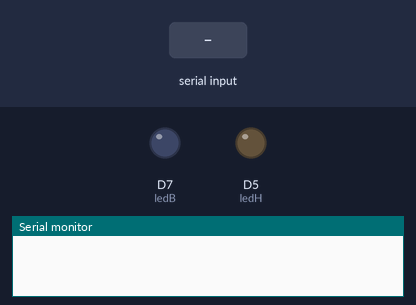
Bench run of a sketch on a simulated ESP8266 (NodeMCU). Shown: output pins drawn as LEDs (lit = HIGH), the last lines printed to the serial monitor. Dashed ring = blinking. Inputs (shaded band) come from the test bench.

Above: at 1.2 s.
1.3 s: "A" received over Serial
At 3.0 s:
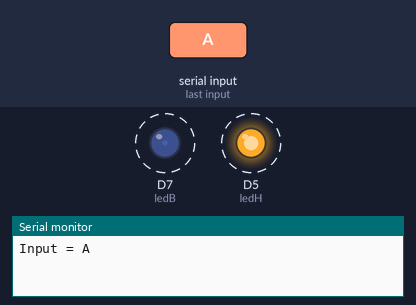
4.3 s: "1" received over Serial
At 4.7 s:
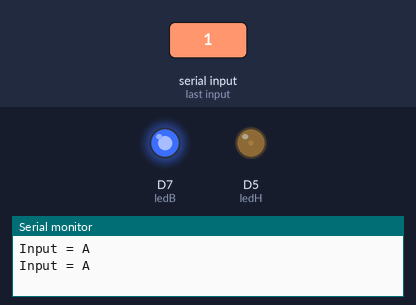
5.9 s: "B" received over Serial
At 6.5 s:
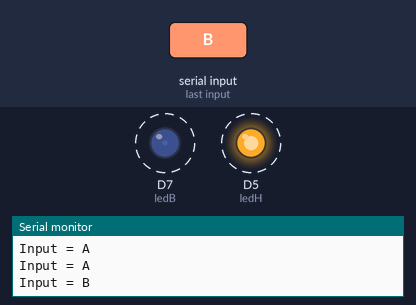
8.9 s: "0" received over Serial
At 9.5 s:
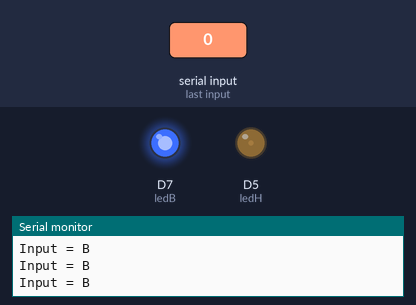
Timing chart, 0 to 11.5 s (numbered marks = the images above; inputs shaded):
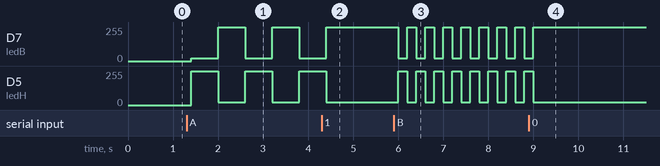

Measured:
- after the input at 1.3 s, D7 (ledB), D5 (ledH): alternates 255/255 for 0.60 s and 20/255 for 0.60 s, starting after 0.10 s
- after the input at 4.3 s, D7 (ledB): goes on until 4.4 s, then stays 255/255; D5 (ledH): goes on until 4.4 s, then stays 20/255
- after the input at 5.9 s, D7 (ledB), D5 (ledH): alternates 255/255 for 0.20 s and 20/255 for 0.20 s, starting after 0.10 s
- after the input at 8.9 s, D7 (ledB): goes on until 9.0 s, then stays 255/255; D5 (ledH): goes on until 9.0 s, then stays 20/255

The sketch:

Analog_led__Looping_Timer.ino
```cpp
#include<SimpleTimer.h>
SimpleTimer timer;
int ledH = D5;
int ledB = D7;
char data;
void setup() {
  // put your setup code here, to run once:
Serial.begin(9600);
pinMode(ledH, OUTPUT);
pinMode(ledB, OUTPUT);
timer.setInterval(200L, Check);
}

void trans()
{
  while(Serial.available()>0)
  {
    data = Serial.read();
  }
}

void Check()
{
  if (data == 'A')
  {
    analogWrite(ledH, 700);
    analogWrite(ledB, 20);
    delay(600);
    analogWrite(ledH, 20);
    analogWrite(ledB, 700);
    delay(600);
    Serial.print("Input = ");
    Serial.println(data);
  }
  else if (data == 'B')
  {
    analogWrite(ledH, 700);
    analogWrite(ledB, 20);
    delay(200);
    analogWrite(ledH, 20);
    analogWrite(ledB, 700);
    delay(200);
    Serial.print("Input = ");
    Serial.println(data);
  }
}
void loop() {
  // put your main code here, to run repeatedly:
trans();
timer.run();
}
```
